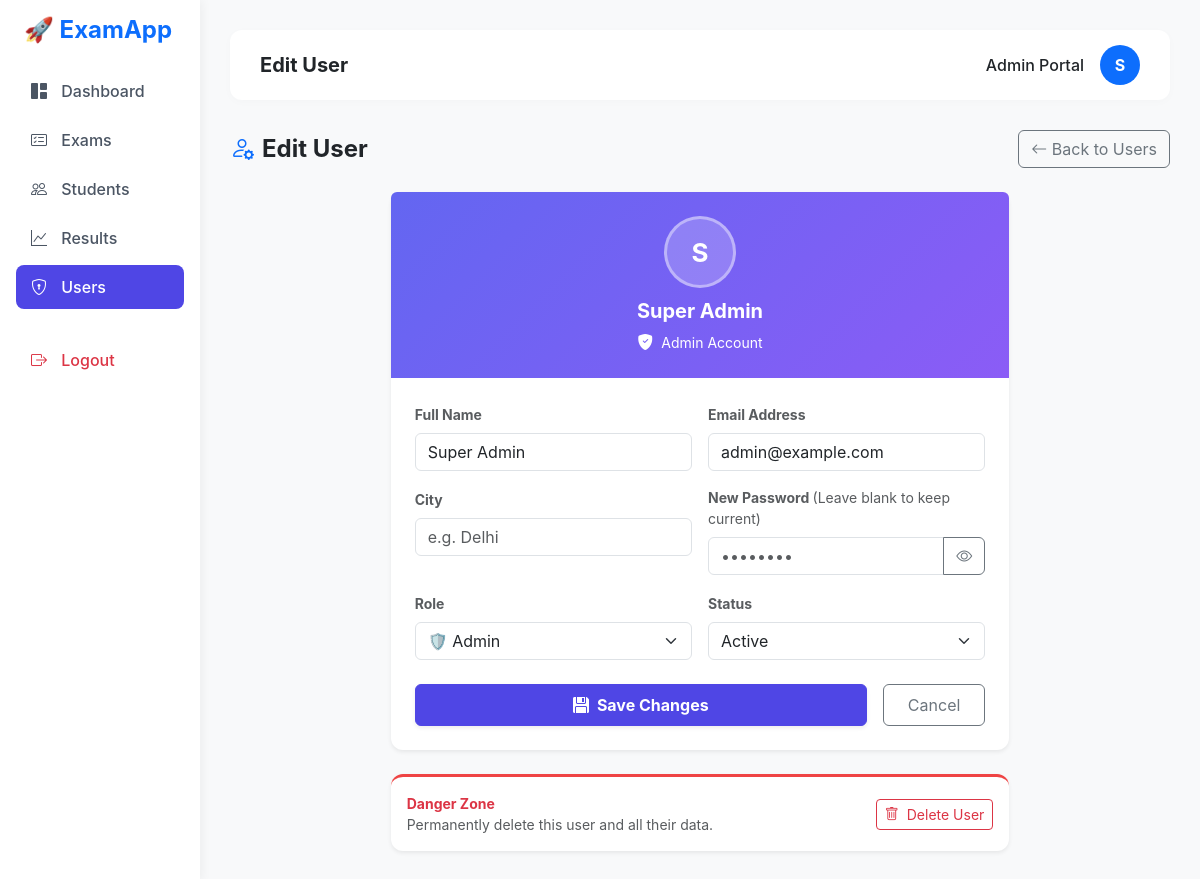
The page /admin/users/edit?id=1 (signed in) on the database its author committed.
### tables this page shows
CREATE TABLE `users` (
  `id` int NOT NULL AUTO_INCREMENT,
  `name` varchar(100) NOT NULL,
  `email` varchar(100) NOT NULL,
  `password` varchar(255) NOT NULL,
  `role` enum('admin','student','examiner') DEFAULT 'student',
  `city` varchar(100) DEFAULT NULL,
  `status` enum('active','inactive') DEFAULT 'active',
  `created_at` timestamp NULL DEFAULT CURRENT_TIMESTAMP,
  PRIMARY KEY (`id`),
  UNIQUE KEY `email` (`email`)
);

### app/Controllers/AdminController.php (called while the page is built, shortened)
<?php
class AdminController {
    private $userModel;
    public function __construct() {
        $database = new Database();
        $this->db = $database->connect();
        $this->userModel = new User($this->db);
    }
    public function editUser() {
        $id   = $_GET['id'] ?? null;
        $user = $this->userModel->getUserById($id);
        require_once __DIR__ . '/../Views/admin/users/edit.php';
        require_once __DIR__ . '/../Views/layouts/admin.php';
    }
}

### app/Config/Database.php (called while the page is built, shortened)
<?php
class Database {
    private $host = '127.0.0.1';
    private $db_name = 'online_exam_db';
    private $username = 'root';
    private $password = '';
    public function connect() {
        $this->conn = null;
        try {
            $dsn = "mysql:host=" . $this->host . ";dbname=" . $this->db_name . ";charset=utf8mb4";
            $this->conn = new PDO($dsn, $this->username, $this->password);
            $this->conn->setAttribute(PDO::ATTR_ERRMODE, PDO::ERRMODE_EXCEPTION);
            $this->conn->setAttribute(PDO::ATTR_DEFAULT_FETCH_MODE, PDO::FETCH_ASSOC);
        } catch(PDOException $e) {
            echo 'Connection Error: ' . $e->getMessage();
        }
        return $this->conn;
    }
}

### app/Models/User.php (called while the page is built, shortened)
<?php
class User {
    private $conn;
    private $table = 'users';
    public function __construct($db) {
        $this->conn = $db;
    }
    public function getUserById($id) {
        $query = "SELECT u.id, u.name, u.email, u.city, u.role, u.status, u.created_at,
            CASE WHEN u.role = 'student' THEN (SELECT COUNT(*) FROM exam_attempts ea WHERE ea.user_id = u.id AND ea.status = 'evaluated') ELSE NULL END as exams_taken,
            CASE WHEN u.role = 'student' THEN (SELECT ROUND(AVG(ea.score),1) FROM exam_attempts ea WHERE ea.user_id = u.id AND ea.status = 'evaluated') ELSE NULL END as avg_score,
            CASE WHEN u.role = 'student' THEN (SELECT SUM(ea.tab_switches) FROM exam_attempts ea WHERE ea.user_id = u.id) ELSE NULL END as total_violations
            FROM " . $this->table . " u WHERE u.id = :id LIMIT 1";
        $stmt = $this->conn->prepare($query);
        $stmt->execute(['id' => $id]);
        return $stmt->fetch(PDO::FETCH_ASSOC);
    }
}

### app/Views/admin/users/edit.php (the view, shortened to what this page needs)
<?php
$roleMeta = [
    'admin'    => ['label'=>'Admin',    'grad'=>'linear-gradient(135deg,#6366f1,#8b5cf6)', 'icon'=>'bi-shield-fill-check'],
    'student'  => ['label'=>'Student',  'grad'=>'linear-gradient(135deg,#16a34a,#22c55e)', 'icon'=>'bi-mortarboard-fill'],
    'examiner' => ['label'=>'Examiner', 'grad'=>'linear-gradient(135deg,#d97706,#f59e0b)', 'icon'=>'bi-pencil-square'],
];
$rm = $roleMeta[$user['role']] ?? $roleMeta['student'];
?>
<div class="d-flex justify-content-between align-items-center mb-4">
    <h4 class="fw-bold m-0 text-dark"><i class="bi bi-person-gear text-primary me-2"></i>Edit User</h4>
    <a href="/admin/users" class="btn btn-outline-secondary"><i class="bi bi-arrow-left"></i> Back to Users</a>
</div>
<div class="row justify-content-center">
    <div class="col-md-9 col-lg-8">
        <div class="card border-0 shadow-sm">
            <div class="py-4 text-center text-white" style="background:<?= $rm['grad'] ?>;border-radius:.375rem .375rem 0 0;">
                <div class="rounded-circle d-inline-flex align-items-center justify-content-center text-white fw-bold mb-2"
                     style="width:72px;height:72px;font-size:26px;background:rgba(255,255,255,.2);border:3px solid rgba(255,255,255,.4);">
                    <?= strtoupper(substr($user['name'],0,1)) ?>
                </div>
                <div class="fw-bold fs-5"><?= htmlspecialchars($user['name']) ?></div>
                <div class="d-flex align-items-center justify-content-center gap-2 mt-1 opacity-85">
                    <i class="bi <?= $rm['icon'] ?>"></i>
                    <span class="small"><?= $rm['label'] ?> Account</span>
                </div>
            </div>
            <div class="card-body p-4">
                <form action="/admin/users/update" method="POST">
                    <div class="row g-3">
                        <div class="col-md-6">
                            <label class="form-label text-muted small fw-bold">Full Name</label>
                            <input type="text" name="name" class="form-control" value="<?= htmlspecialchars($user['name']) ?>" required>
                        </div>
                        <div class="col-md-6">
                            <label class="form-label text-muted small fw-bold">Email Address</label>
                            <input type="email" name="email" class="form-control" value="<?= htmlspecialchars($user['email']) ?>" required>
                        </div>
                        <div class="col-md-6">
                            <label class="form-label text-muted small fw-bold">City</label>
                            <input type="text" name="city" class="form-control" value="<?= htmlspecialchars($user['city']??'') ?>" placeholder="e.g. Delhi">
                        </div>
                        <div class="col-md-6">
                            <label class="form-label text-muted small fw-bold">New Password <span class="text-muted fw-normal">(Leave blank to keep current)</span></label>
                            <div class="input-group">
                                <input type="password" name="password" id="pw-field" class="form-control" placeholder="••••••••" minlength="6" autocomplete="new-password">
                                <button type="button" class="btn btn-outline-secondary" onclick="togglePw()"><i class="bi bi-eye" id="pw-icon"></i></button>
                            </div>
                        </div>
                        <div class="col-md-6">
                            <label class="form-label text-muted small fw-bold">Role</label>
                            <select name="role" class="form-select">
                                <option value="admin"    <?= $user['role']==='admin'    ?'selected':'' ?>>🛡️ Admin</option>
                            </select>
                        </div>
                        <div class="col-md-6">
                            <label class="form-label text-muted small fw-bold">Status</label>
                            <select name="status" class="form-select">
                                <option value="active"   <?= $user['status']==='active'  ?'selected':'' ?>>Active</option>
                            </select>
                        </div>
                    </div>
                    <div class="d-flex gap-3 mt-4">
                        <button type="submit" class="btn btn-primary fw-bold py-2 flex-grow-1 shadow-sm">
                            <i class="bi bi-floppy-fill me-2"></i>Save Changes
                        </button>
                        <a href="/admin/users" class="btn btn-outline-secondary py-2 px-4">Cancel</a>
                    </div>
                </form>
            </div>
        </div>
        <div class="card border-0 shadow-sm mt-4" style="border-top:3px solid #ef4444 !important;">
            <div class="card-body py-3 d-flex justify-content-between align-items-center">
                <div>
                    <div class="fw-bold text-danger small">Danger Zone</div>
                    <div class="text-muted small">Permanently delete this user and all their data.</div>
                </div>
                <button class="btn btn-sm btn-outline-danger delete-user-btn" data-id="<?= $user['id'] ?>" data-name="<?= htmlspecialchars($user['name']) ?>">
                    <i class="bi bi-trash me-1"></i> Delete User
                </button>
            </div>
        </div>
    </div>
</div>

### app/Views/layouts/admin.php (style rules this page uses)
body { background-color: #f8f9fa; font-family: 'Inter', sans-serif; }
.card { border: none; border-radius: 12px; box-shadow: 0 4px 12px rgba(0,0,0,0.03); }
.btn-primary { background-color: #4F46E5; border-color: #4F46E5; }

### rows shown on the page
users: name "S", name "Super Admin", role "Admin", email "admin@example.com", role "🛡️ Admin", status "Active"

### other values the page prints
$title "Edit User"
mb_substr($_SESSION['user_name'] ?? 'A', 0, 1) "S"
